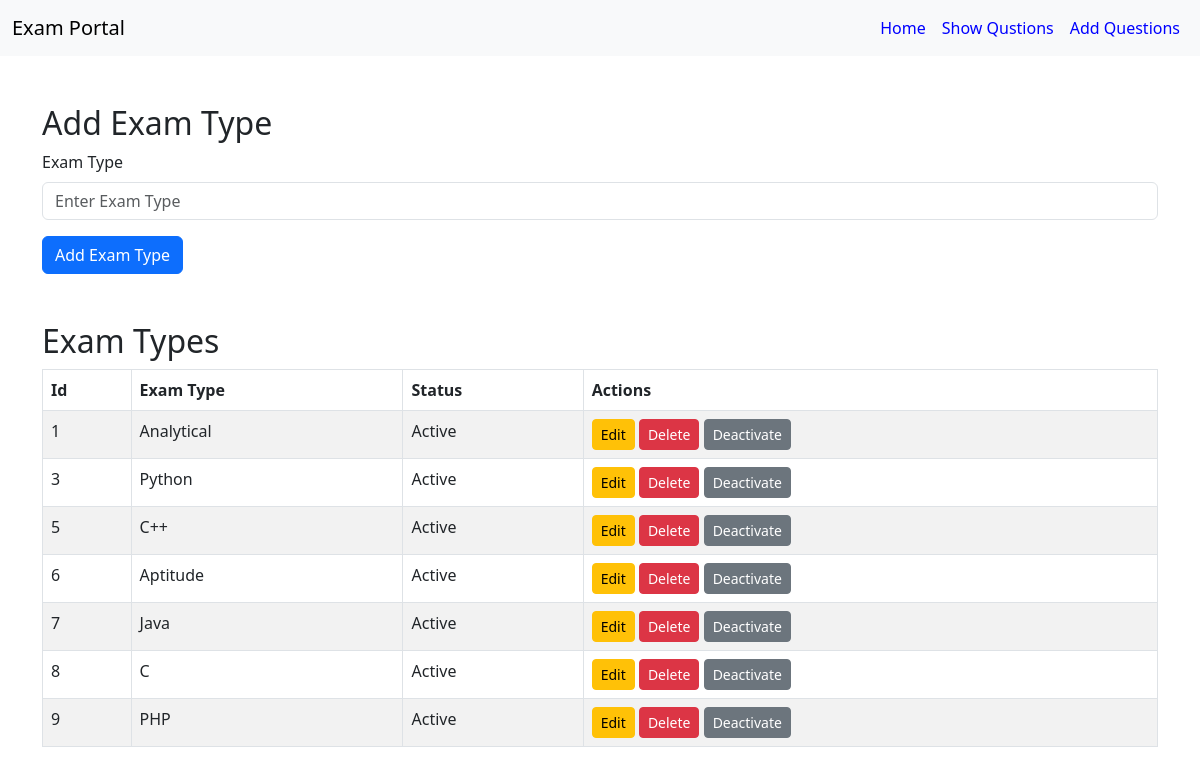
The app's page /show_exam_type.php, older data.
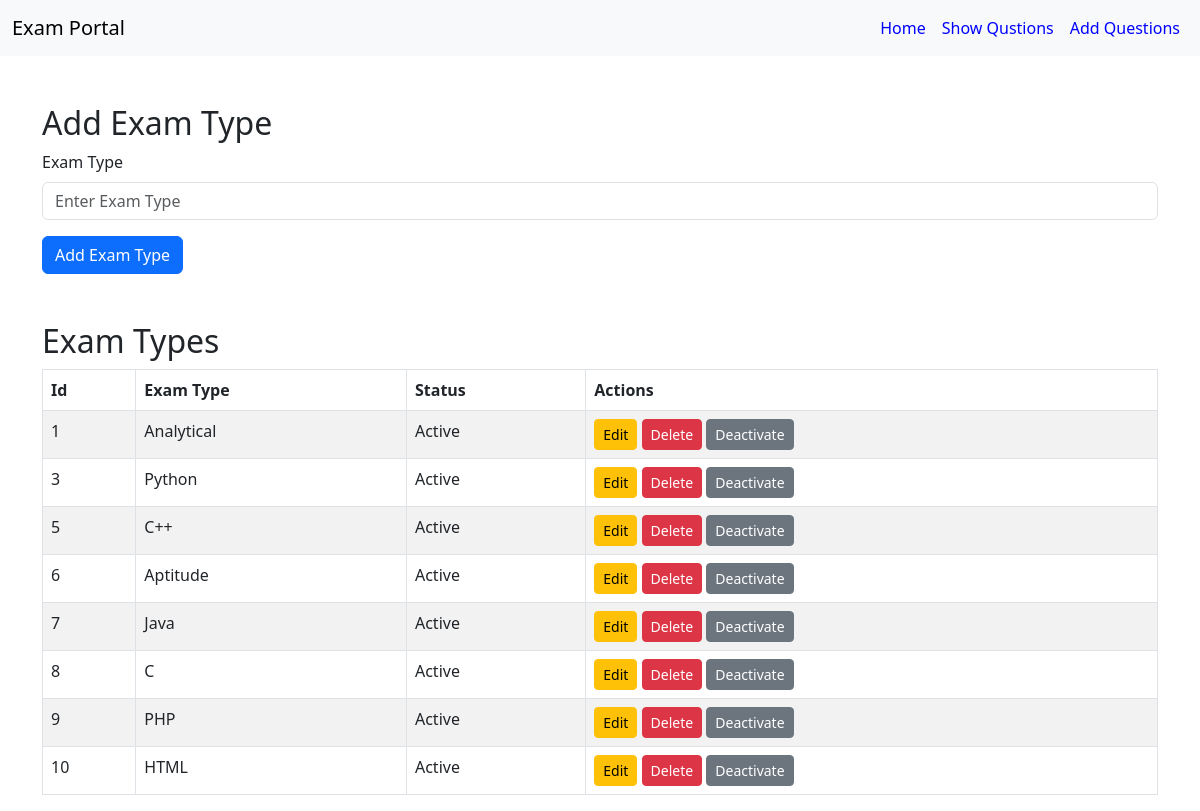
The same page, newer data.
### tables this page shows
CREATE TABLE `exam_type_menu` (
  `id` int(5) NOT NULL,
  `exam_type` varchar(100) NOT NULL,
  `status` int(2) NOT NULL DEFAULT 1
);

### show_exam_type.php (the view, shortened to what this page needs)
<!DOCTYPE html>
<html lang="en">
<head>
    <link rel="stylesheet" href="https://cdn.jsdelivr.net/npm/bootstrap@5.3.0/dist/css/bootstrap.min.css">
</head>
<body>
<nav class="navbar navbar-expand-lg navbar-light bg-light">
        <div class="container-fluid">
            <a class="navbar-brand" style="color: orenge;" href="#">Exam Portal</a>
            <div class="collapse navbar-collapse" id="navbarNav">
                <ul class="navbar-nav ms-auto">
                <li class="nav-item">
                        <a class="nav-link" style="color: blue;" href="show_candidate.php">Home</a>
                    </li>
                    <li class="nav-item">
                        <a class="nav-link" style="color: blue;" href="show_question.php">Show Qustions</a>
                    </li>
                    <li class="nav-item">
                        <a class="nav-link" style="color: blue;" href="add_question.php">Add Questions</a>
                    </li>
                </ul>
            </div>
        </div>
    </nav>
    <div class="container mt-5">
        <h2>Add Exam Type</h2>
        <form id="addExamTypeForm" action="add_exam_type.php" method="POST">
            <div class="mb-3">
                <label for="examType" class="form-label">Exam Type</label>
                <input type="text" class="form-control" id="examType" name="examType" placeholder="Enter Exam Type" required>
            </div>
            <button type="submit" class="btn btn-primary">Add Exam Type</button>
        </form>
    </div>
    <div class="container mt-5">
        <h2>Exam Types</h2>
        <table class="table table-bordered table-striped">
            <thead>
                <tr>
                    <th>Id</th>
                    <th>Exam Type</th>
                    <th>Status</th>
                    <th>Actions</th>
                </tr>
            </thead>
            <tbody id="examTypesTable">
                <?php
                include 'conn.php';
                $query = "SELECT * FROM exam_type_menu";
                $result = mysqli_query($conn, $query);
                while ($row = mysqli_fetch_assoc($result)) {
                    echo "<tr>";
                    echo "<td>{$row['id']}</td>";
                    echo "<td>{$row['exam_type']}</td>";
                    echo "<td>" . ($row['status'] == 1 ? 'Active' : 'Inactive') . "</td>";
                    echo "<td>
                        <a href='edit_exam_type.php?id={$row['id']}' class='btn btn-warning btn-sm'>Edit</a>
                        <a href='delete_exam_type.php?id={$row['id']}' class='btn btn-danger btn-sm'>Delete</a>
                        <a href='exam_type_status.php?id={$row['id']}' class='btn btn-" . ($row['status'] == 1 ? 'secondary' : 'success') . " btn-sm'>" . ($row['status'] == 1 ? 'Deactivate' : 'Activate') . "</a>
                    </td>";
                    echo "</tr>";
                }
                ?>
            </tbody>
        </table>
    </div>
</body>
</html>

Row changes from the older to the newer data that the page shows:
added exam_type_menu: id "10", exam_type "HTML", status "Active"
